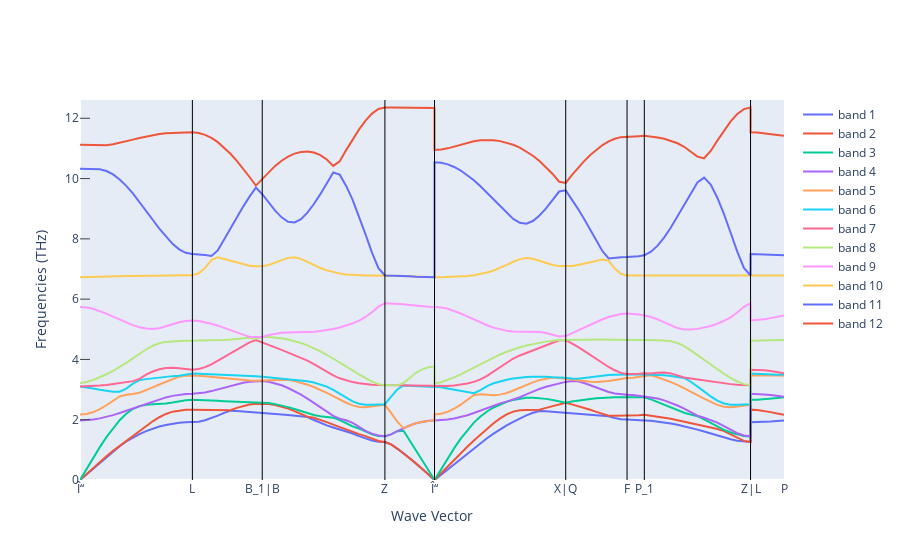

Notebook cell for this chart:
### Markdown cell above
**Phonon Bandstructure**

### Code cell
fig_ph_bs = get_plot_bs(ph_bs)
fig_ph_bs.update_yaxes(rangemode="tozero")
fig_ph_bs.show()
